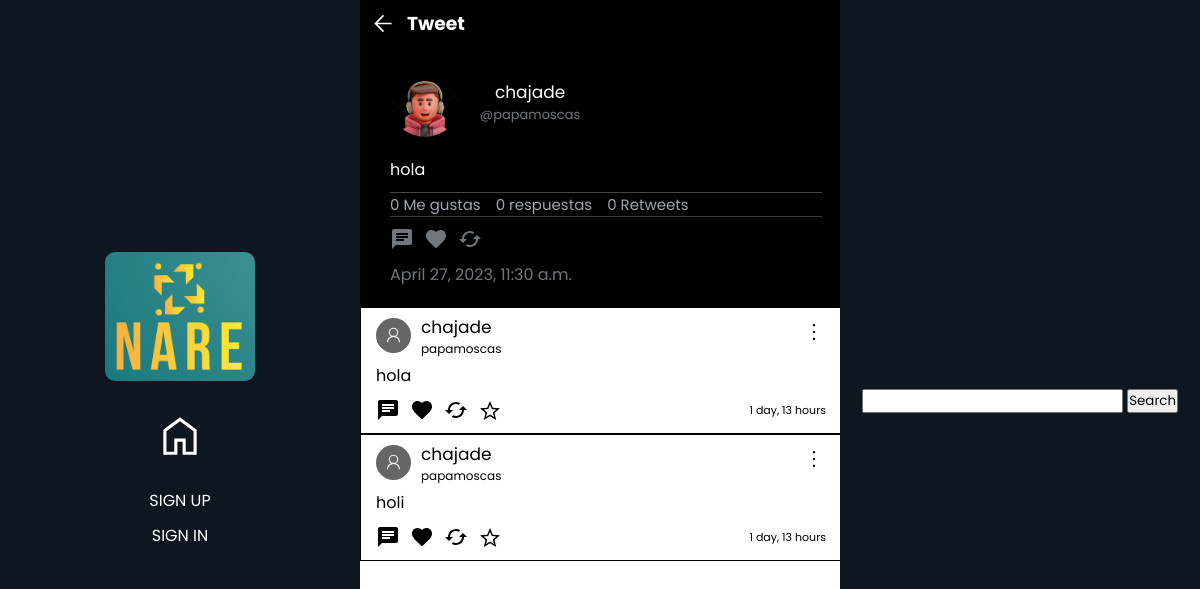
The page /tweet/detail/18 on the database its author committed.
### tweet_profiles/models.py (models this page shows)
class Tweet_profile(models.Model):
    tweet = models.ForeignKey(Tweet, null=True, on_delete=models.CASCADE)
    profile = models.ForeignKey(Profiles, null=True, on_delete=models.CASCADE)

### profiles/models.py (models this page shows, shortened)
class Profiles(models.Model):
    user = models.ForeignKey(User, null=True, on_delete=models.CASCADE )
    username = models.CharField(max_length=30, null=True, default="")
    keeps = models.ManyToManyField(Tweet, related_name='kept_by_profiles', blank=True)
    biography = models.TextField(max_length=250,  null=True, default="", blank=True)
    profileImage = models.ImageField(null=True, blank=True, upload_to='profileImages')
    profileBanner = models.ImageField(null=True, blank=True, upload_to='profileBanners')
    followers = models.IntegerField(default=0)
    followers_users = models.ManyToManyField('self', symmetrical=False, related_name="followage", blank=True)
    followed_users = models.ManyToManyField('self', symmetrical=False, related_name='following', blank=True)
    birthday = models.DateField(null=True)
    webSite = models.CharField(null=True, max_length=100)
    created_at = models.DateTimeField(auto_now_add=True)

### tweets/models.py (models this page shows)
class Tweet(models.Model):
    user = models.ForeignKey(User, null=True, on_delete=models.CASCADE)
    content = models.TextField(max_length=180)
    created_at = models.DateTimeField(auto_now_add=True)
    likes = models.IntegerField(default=0)
    likes_users = models.ManyToManyField(User, related_name="likes_tweets")
    retweets = models.IntegerField(default=0)
    parent_tweet = models.IntegerField(null=True)

### tweets/views.py (the view)
# urls.py: path('tweet/detail/<int:id>', views.tweetDetails, name="tweetDetails"),
def tweetDetails(request, id):
    tweet = Tweet.objects.all().filter(parent_tweet = id)
    parent_tweet = Tweet_profile.objects.get(tweet_id = id)
    profile = Profiles.objects.get(id=parent_tweet.profile.user.id)
    return render(request, 'tweetDetail.html',{
        'tweets': tweet,
        'parent_tweet': parent_tweet,
        'profile': profile
    })

### tweets/templates/tweetDetail.html (shortened to what this page needs)
{% extends 'base.html' %} {% load static %}
    {% block content %}
    <link rel="stylesheet" href="{% static 'tweetDetail.css' %}" />
    <link rel="stylesheet" href="{% static 'globalFeed.css' %}"S>
        <header class="headerDetail">
            <div class="backNav">
                <div class="firstNav">
                    <a href="#" onclick="volverAlTweetAnterior();"><svg xmlns="http://www.w3.org/2000/svg" height="40" viewBox="0 96 1000 700" width="48"><path d="M480 896 160 576l320-320 42 42-248 248h526v60H274l248 248-42 42Z"/></svg></a>
                    <h3>Tweet</h3>
                </div>
            </div>
            <div class="parent_tweet">
                <div class="asection" style="display: flex; align-items: center; gap: 20px">
                    {% if parent_tweet.profile.profileImage %}
                        <img src="{{parent_tweet.profile.profileImage.url}} " style="width: 70px; border-radius: 50%" alt="" class="profilePhoto">
                    {% endif %}
                    <div class="username-divs" style="display: flex; flex-direction: column;">
                        <form action="{% url 'myProfile' parent_tweet.profile.user.id %}">
                            <button class="usernameTweet" style="color:white">{{parent_tweet.profile.user.username}}</button>
                        </form>
                        <p class="atName" style="font-size: 13px;">@{{parent_tweet.profile.username}}</p>
                    </div>
                </div>
                <p class="content">{{parent_tweet.tweet.content}}</p>
                <div class="dataSection">
                    <p class="likesCounter">{{parent_tweet.tweet.likes}} Me gustas</p>
                    <p class="responses">0 respuestas</p>
                    <p>0 Retweets</p>
                </div>
                <div class="buttons">
                    <button class="msgButton" id="{{parent_tweet.tweet.id}}">
                        <svg class="msgSvg" xmlns="http://www.w3.org/2000/svg" height="24px" viewBox="0 0 24 24" width="24px" fill="rgba(113, 118, 123, 1)">
                            <path d="M0 0h24v24H0z" fill="none"/>
                            <path d="M20 2H4c-1.1 0-1.99.9-1.99 2L2 22l4-4h14c1.1 0 2-.9 2-2V4c0-1.1-.9-2-2-2zM6 9h12v2H6V9zm8 5H6v-2h8v2zm4-6H6V6h12v2z"/>
                        </svg>
                    </button>
                    <form action="{% url 'like' parent_tweet.tweet.id %}" class="likeForm" id="likeForm">
                        <button class="likeBtn" onclick="{% if user.is_authenticated %} like(event, this) {% endif %}" tweet-id="{{parent_tweet.tweet.id}}">
                        </button>
                    </form>
                    <form>
                        <button>
                        </button>
                    </form>
                </div>
                <p class="created">{{parent_tweet.tweet.created_at}}</p>
            </div class="responses">
                {% for tweet in tweets %}
                    {% include 'Tweet.html' %}
                {% endfor %}
            </div>
        {% endblock content %}

### tweets/templates/Tweet.html (shortened to what this page needs)
<a href="{% if tweet.tweet %}{% url 'tweetDetails' tweet.tweet.id %}{% else %}{% url 'tweetDetails' tweet.id %}{% endif %}" class="tweet">
    <div class="div-content" id="{{tweet.id}}">
        <div class="tweetHead">
            <div class="fotoPerfil">
                <form action="{% if tweet.tweet %}{% url 'myProfile' tweet.profile.user.id %}{% else %}{% url 'myProfile' tweet.user.id %}{% endif %}" class="formName">
                    <div class="username">
                        <button class="usernameTweet">{% if tweet.tweet %}{{tweet.tweet.user.username}}{% else %}{{tweet.user.username}}{% endif %}</button>
                    </div>
                    <p style="font-size: 12px">{% if tweet.tweet %} @{{tweet.profile.username}}{% else %}{{profile.username}}{% endif %}</p>
                </form>
            </div>
            <div class="tweetOptions">
                <button  class="optionButtons" data="true"></button>
            </div>
        </div>
        <span class="tweetMessage">{% if tweet.tweet %}{{tweet.tweet.content}}{% else %}{{tweet.content}}{% endif %}</span>
        <div class="buttons">
            <button class="msgButton" id="{% if tweet.tweet %}{{tweet.tweet.id}}{% else %}{{tweet.id}}{% endif %}">
                    <svg class="msgSvg" xmlns="http://www.w3.org/2000/svg" height="24px" viewBox="0 0 24 24" width="24px" fill="#000000">
                        <path d="M0 0h24v24H0z" fill="none"/>
                        <path d="M20 2H4c-1.1 0-1.99.9-1.99 2L2 22l4-4h14c1.1 0 2-.9 2-2V4c0-1.1-.9-2-2-2zM6 9h12v2H6V9zm8 5H6v-2h8v2zm4-6H6V6h12v2z"/>
                    </svg>
                </button>
                <form action="{% if tweet.tweet %}{% url 'like' tweet.tweet.id %}{% else %}{% url 'like' tweet.id %}{% endif %}" class="likeForm" id="likeForm">
                    <button class="likeBtn" onclick="{% if user.is_authenticated %} like(event, this) {% endif %}" tweet-id="{% if tweet.tweet %}{{tweet.tweet.id}}{% else %}{{tweet.id}}{% endif %}" >
                    </button>
                </form>
                <form>
                    <button>
                    </button>
                </form>
                <form action="{% if tweet.tweet %}{% url 'keepTweets' tweet.tweet.id %}{% else %}{% url 'keepTweets' tweet.id %}{% endif %}" id="keepForm">
                    <button tweet-id="{% if tweet.tweet %}{{tweet.tweet.id}}{% else %}{{tweet.id}}{% endif %}" onclick="{% if user.is_authenticated %} favs(event, this) {% endif %}" class="keptButton">
                        {% if tweet.tweet %}
                            {% if tweet.tweet in tweet.profile.keeps.all  %}
                                <svg class="keepSvg saved" xmlns="http://www.w3.org/2000/svg" height="24px" viewBox="0 96 960 960" width="24px"><path fill="rgb(211, 165, 15)" d="m323 851 157-94 157 95-42-178 138-120-182-16-71-168-71 167-182 16 138 120-42 178Zm-90 125 65-281L80 506l288-25 112-265 112 265 288 25-218 189 65 281-247-149-247 149Zm247-355Z"/></svg>
                            {% else %}
                                <svg class="keepSvg" xmlns="http://www.w3.org/2000/svg" height="24px" viewBox="0 96 960 960" width="24px"><path d="m323 851 157-94 157 95-42-178 138-120-182-16-71-168-71 167-182 16 138 120-42 178Zm-90 125 65-281L80 506l288-25 112-265 112 265 288 25-218 189 65 281-247-149-247 149Zm247-355Z"/></svg>
                            {% endif %}
                        {% else %}
                            {% if tweet in profile.keeps.all  %}
                                <svg class="keepSvg saved" xmlns="http://www.w3.org/2000/svg" height="24px" viewBox="0 96 960 960" width="24px"><path fill="rgb(211, 165, 15)" d="m323 851 157-94 157 95-42-178 138-120-182-16-71-168-71 167-182 16 138 120-42 178Zm-90 125 65-281L80 506l288-25 112-265 112 265 288 25-218 189 65 281-247-149-247 149Zm247-355Z"/></svg>
                            {% else %}
                                <svg class="keepSvg" xmlns="http://www.w3.org/2000/svg" height="24px" viewBox="0 96 960 960" width="24px"><path d="m323 851 157-94 157 95-42-178 138-120-182-16-71-168-71 167-182 16 138 120-42 178Zm-90 125 65-281L80 506l288-25 112-265 112 265 288 25-218 189 65 281-247-149-247 149Zm247-355Z"/></svg>
                            {% endif %}
                        {% endif %}
                    </button>
                </form>
            <p class="timeAgo">{% if tweet.tweet %}{{tweet.tweet.created_at|timesince}} ago {% else %}{{tweet.created_at|timesince}}{% endif %}</p>
        </div>
    </div>
</a>

### tweets/static/base.css (style rules this page uses)
* { margin: 0; padding: 0; font-family: 'Poppins', sans-serif; }

### tweets/static/tweetDetail.css (style rules this page uses)
.backNav { display: flex; justify-content: flex-start; width: 100%; background-color: black; color: white; align-items: center; margin-left: 0px; }
.firstNav { justify-self: flex-start; display: flex; align-items: center; }
.backNav a { margin: 0 10px; background-color: transparent; cursor: pointer; border: none; outline: none; }
.backNav a svg { color: white; width: 27px; filter: invert(1); font-weight: bold; }
.headerDetail { width: 100%; }
.parent_tweet { width: 100%; color: white; padding-left: 30px; padding-top: 20px; height: auto; background-color: black; padding-bottom: 20px; }
.parent_tweet .content { margin-top: 20px; }
.created, .atName { color: rgba(113, 118, 123, 1); }
.buttons button { background: transparent; border: none; padding: 10px 10px 5px 0; cursor: pointer; }
.buttons { display: flex; }
.div-content .usernameTweet { text-decoration: none; color: black; background-color: transparent; border: none; font-size: 17px; cursor: pointer; }
.tweetHead { display: flex; justify-content: space-between; }
.optionButtons { margin-right: 30px; background-color: transparent; border: none; cursor: pointer; }
.tweetOptions button { color: white; font-size: 15px; }
.tweetHead svg { width: 24px; }
.div-content:last-child { border: 1px solid black; }
.tweetOptions button { color: white; font-size: 15px; background-color: transparent; }
.usernameTweet { text-decoration: none; color: black; background-color: transparent; border: none; font-size: 17px; cursor: pointer; }
.likeForm { display: flex; align-items: center; }
.dataSection { height: auto; width: 90%; margin-top: 10px; border-top: 1px solid rgb(68, 70, 73); border-bottom: 1px solid rgb(57, 59, 61); color: rgb(159, 165, 172); font-size: 15px; gap: 15px; display: flex; }

### tweets/static/globalFeed.css (style rules this page uses)
* { padding: 0; margin: 0; }
.firstNav { justify-self: flex-start; display: flex; align-items: center; }
.backNav { display: flex; justify-content: flex-start; width: 100%; background-color: black; color: white; align-items: center; margin-left: 0px; }
.backNav a { margin: 0 10px; background-color: transparent; cursor: pointer; border: none; outline: none; }
.backNav a svg { color: white; width: 27px; filter: invert(1); font-weight: bold; }
.tweet { text-decoration: none; color: black; }
.div-content { display: flex; flex-direction: column; margin: 0 10px 0 0; height: auto; padding-left: 15px; width: 100%; }
.div-content .usernameTweet { text-decoration: none; color: black; background-color: transparent; border: none; font-size: 17px; cursor: pointer; }
.tweetHead { display: flex; justify-content: space-between; }
.tweetHead button { margin-right: 30px; background-color: transparent; border: none; cursor: pointer; }
.tweetOptions button { position: relative; color: white; font-size: 15px; z-index: 1000000; }
.tweetHead svg { width: 24px; }
.tweet .div-content:last-child { border: 1px solid black; }
.buttons { display: flex; }
.buttons button { background: transparent; border: none; padding: 10px 10px 5px 0; cursor: pointer; }
.likeForm { display: flex; align-items: center; }
.fotoPerfil { display: flex; gap: 10px; align-items: center; }
.fotoPerfil svg, .fotoPerfil button { width: 35px; }
.formName { font-size: 11px; gap: 20px; }

### tweets/templates/Tweet.html (style rules this page uses)
.username { display: flex; width: 100%; gap: 15px; align-items: center; }
.usernameTweet { margin: 0; width: 100%; }
.timeAgo { font-size: 11px; align-self: center; margin-left: auto; padding-right: 30px; }

### rows shown on the page
Tweet_profile: profile.profileImage (picture), profile.user.username "chajade", profile.username "papamoscas", tweet.content "hola", tweet.likes "0", tweet.created_at "April 27, 2023, 11:30 a.m."
Tweet: user.username "chajade", content "hola", created_at "1 day, 13 hours"
Profiles: username "papamoscas"
Tweet: user.username "chajade", content "holi", created_at "1 day, 13 hours"
